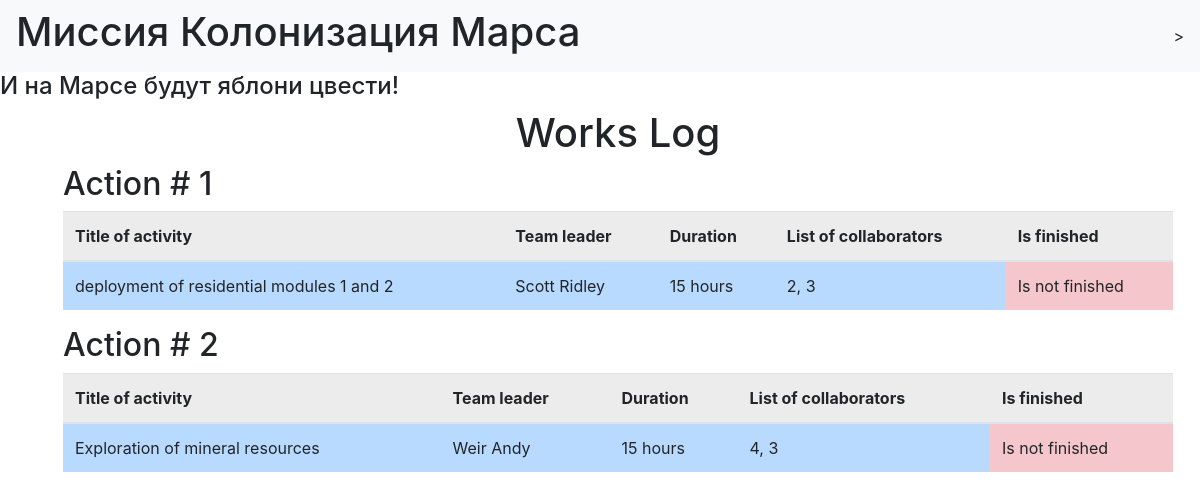
The page / on the database its author committed.
### data/jobs.py (models this page shows)
class Jobs(SqlAlchemyBase):
    __tablename__ = 'jobs'
    id = sqlalchemy.Column(sqlalchemy.Integer,
                           primary_key=True, autoincrement=True)
    team_leader = sqlalchemy.Column(sqlalchemy.Integer,
                                    sqlalchemy.ForeignKey("users.id"))
    job = sqlalchemy.Column(sqlalchemy.String, nullable=True)
    work_size = sqlalchemy.Column(sqlalchemy.Integer, nullable=True)
    collaborators = sqlalchemy.Column(sqlalchemy.String, nullable=True)
    start_date = sqlalchemy.Column(sqlalchemy.DateTime)
    end_date = sqlalchemy.Column(sqlalchemy.DateTime)
    is_finished = sqlalchemy.Column(sqlalchemy.Boolean, default=True)
    user = orm.relationship('User')

### data/users.py (models this page shows)
class User(SqlAlchemyBase):
    __tablename__ = 'users'
    id = sqlalchemy.Column(sqlalchemy.Integer,
                           primary_key=True, autoincrement=True)
    surname = sqlalchemy.Column(sqlalchemy.String, nullable=True)
    name = sqlalchemy.Column(sqlalchemy.String, nullable=True)
    age = sqlalchemy.Column(sqlalchemy.Integer, nullable=True)
    position = sqlalchemy.Column(sqlalchemy.String, nullable=True)
    speciality = sqlalchemy.Column(sqlalchemy.String, nullable=True)
    address = sqlalchemy.Column(sqlalchemy.String, nullable=True)
    email = sqlalchemy.Column(sqlalchemy.String, unique=True, nullable=True)
    hashed_password = sqlalchemy.Column(sqlalchemy.String, nullable=True)
    modified_date = sqlalchemy.Column(sqlalchemy.DateTime,
                                      default=datetime.datetime.now)
    jobs = orm.relationship("Jobs", back_populates='user')

### main.py (the view)
@app.route("/")
def index():
    db_sess = db_session.create_session()
    jobs = db_sess.query(Jobs)
    return render_template("index.html", jobs=jobs)

### data/db_session.py (called while the page is built)
def create_session() -> Session:
    global __factory
    return __factory()

### templates/index.html
{% extends "base.html" %}
{% block content %}
<h1 class="text-center">Works Log</h1>
{% for item in jobs %}
<h2>Action # {{item.id}}</h2>
<div class="table-responsive">
    <table class="table">
        <thead>
            <th class="table-active">Title of activity</th>
            <th class="table-active">Team leader</th>
            <th class="table-active">Duration</th>
            <th class="table-active">List of collaborators</th>
            <th class="table-active">Is finished</th>
        </thead>
        <tbody>
            <tr>
                <td class="table-primary">{{item.job}}</td>
                <td class="table-primary">{{item.user.surname}} {{item.user.name}}</td>
                <td class="table-primary">{{item.work_size}} hours</td>
                <td class="table-primary">{{item.collaborators}}</td>
                {% if item.is_finished == 0 %}
                    <td class="table-danger">Is not finished</td>
                {% else %}
                    <td class="table-danger">Is finished</td>
                {% endif %}
            </tr>
        </tbody>
    </table>
</div>
{% endfor %}
{% endblock %}

### templates/base.html (shortened to what this page needs)
<!doctype html>
<html lang="en">
<head>
    <link rel="stylesheet"
          href="https://stackpath.bootstrapcdn.com/bootstrap/4.4.1/css/bootstrap.min.css"
>
</head>
<body>
<header>
    <nav class="navbar navbar-light bg-light">
        <h1>Миссия Колонизация Марса</h1>>
    </nav>
</header>
<main role="main">
    <h4>И на Марсе будут яблони цвести!</h4>
    <div class="container ml-5">
        {% block content %}{% endblock %}
    </div>
</main>
</body>
</html>

### rows shown on the page
Jobs: id "1", job "deployment of residential modules 1 and 2", user.surname "Scott", user.name "Ridley", work_size "15", collaborators "2, 3", is_finished "Is not finished"
Jobs: id "2", job "Exploration of mineral resources", user.surname "Weir", user.name "Andy", work_size "15", collaborators "4, 3", is_finished "Is not finished"
